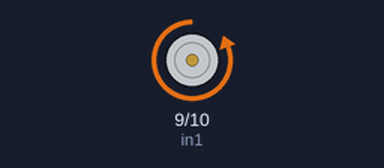
Recording of a sketch running on a simulated Arduino Uno, built with avr-gcc and run on an emulated ATmega328P. On the bench: motor-driver pin pairs drawn as motors (green arrow = first pin HIGH = forward, orange = second pin HIGH = backward, longer = more drive).

Above: at 2.5 s.
At 7.5 s:
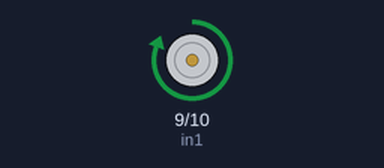
Timing chart, 0 to 13.0 s (numbered marks = the images above):
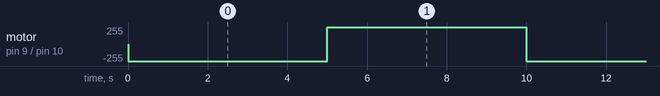

The sketch:

L298_simple.ino
```cpp
#define in1 9
#define in2 10


void setup() {

  pinMode(in1, OUTPUT);
  pinMode(in2, OUTPUT);


}

void loop() {
  digitalWrite(in1, LOW);
  digitalWrite(in2, HIGH);
  delay(5000);

  digitalWrite(in1, HIGH);
  digitalWrite(in2, LOW);
  delay(5000);
}
```

Measured:
- by itself, motor on pin 9 (in1) / pin 10 (in2): alternates forward 255/255 for 5.0 s and backward 255/255 for 5.0 s
